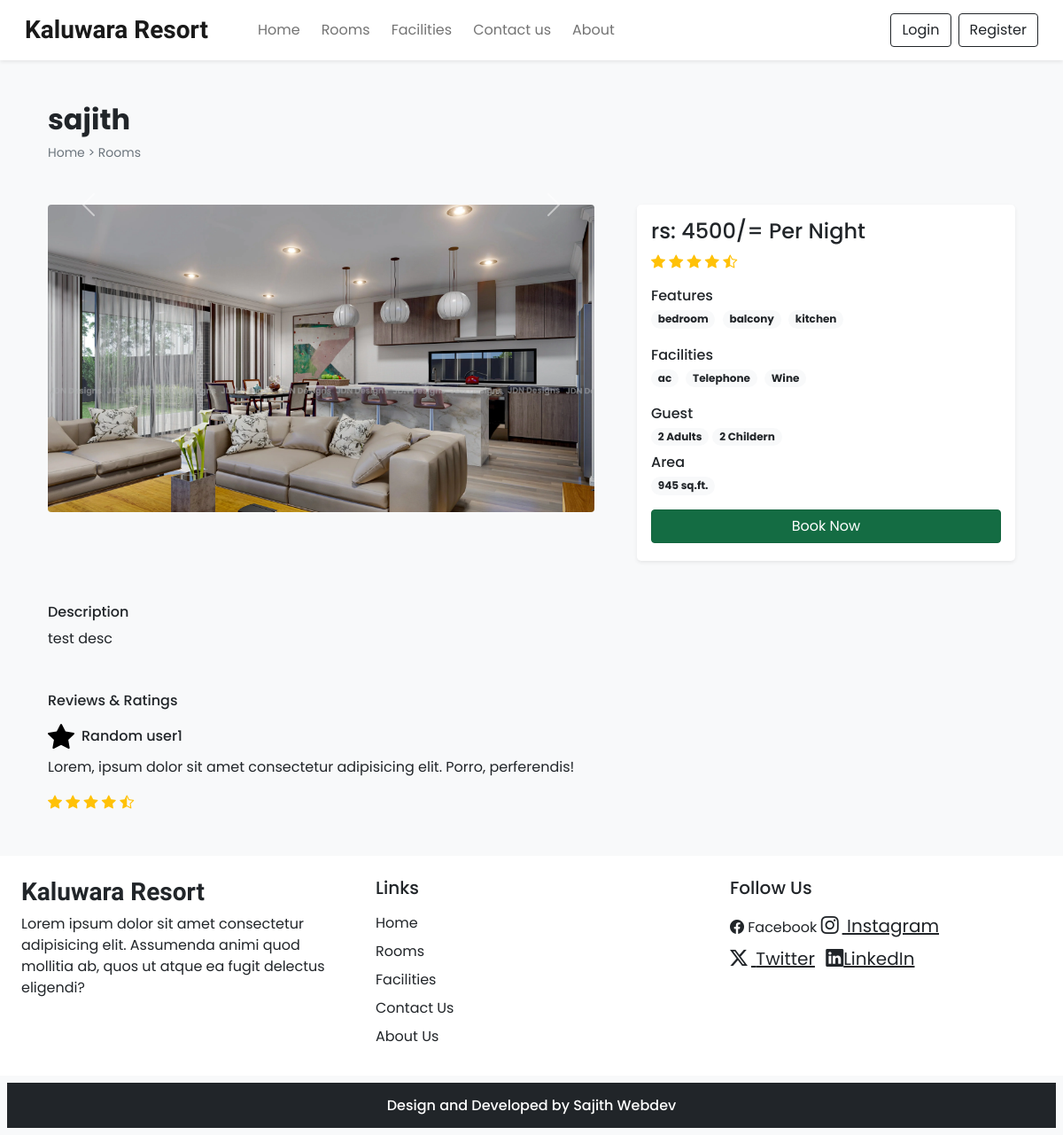
/room_details.php?id=8, run on the app's committed database.
### tables this page shows
CREATE TABLE `rooms` (
  `id` int(11) NOT NULL,
  `name` varchar(150) NOT NULL,
  `area` int(11) NOT NULL,
  `price` int(11) NOT NULL,
  `quantity` int(11) NOT NULL,
  `adult` int(11) NOT NULL,
  `children` int(11) NOT NULL,
  `description` varchar(350) NOT NULL,
  `status` tinyint(4) DEFAULT 1,
  `removed` int(11) NOT NULL DEFAULT 0
);

CREATE TABLE `room_images` (
  `sr_no` int(11) NOT NULL,
  `room_id` int(11) NOT NULL,
  `image` varchar(150) NOT NULL,
  `thumb` tinyint(4) NOT NULL DEFAULT 0
);

CREATE TABLE `feature` (
  `id` int(11) NOT NULL,
  `name` varchar(80) NOT NULL
);

CREATE TABLE `facilities` (
  `id` int(11) NOT NULL,
  `icon` varchar(100) NOT NULL,
  `name` varchar(100) NOT NULL,
  `description` varchar(255) NOT NULL
);

### Admin/inc/db_config.php (called while the page is built, shortened)
<?php
function select($sql , $values , $datatypes)
{
    $con = $GLOBALS['con'];
    if($stmt = mysqli_prepare($con, $sql))
    {
        mysqli_stmt_bind_param($stmt, $datatypes, ...$values);
        if(mysqli_stmt_execute($stmt)){
            $res = mysqli_stmt_get_result($stmt);
            return $res;
        }
        else{
            mysqli_stmt_close($stmt);
            die("Query cannot be executed ");
        }
    }else{
        die("Query preparation failed ");
    }
}
?>

### room_details.php (the view, shortened to what this page needs)
<!DOCTYPE html>
<html lang="en">
<head>
    <?php require('inc/links.php'); ?>
</head>
<body class="bg-light">
    <?php require('inc/header.php'); ?>
    <?php
    $data = filtration($_GET);
   $room_res = select("SELECT * FROM `rooms` WHERE `id`=? AND `status`=? AND `removed`=?",[$data['id'],1,0],'iii');
    $room_data = mysqli_fetch_assoc($room_res);
    ?>
<div class="container">
    <div class="row">
      <div class="col-12 my-5 my-4 px-4">
         <h2 class="fw-bold"><?php echo $room_data['name']  ?></h2>
         <div style="font-size: 14px;">
          <a href="index.php" class="text-secondary text-decoration-none">Home</a>
          <span class="text-secondary ">></span>
          <a href="rooms.php" class="text-secondary text-decoration-none">Rooms</a>
         </div>
       </div>
       <div class="col-lg-7 col-md-12 px-4 ">
        <div id="roomCarousel" class="carousel slide" data-bs-ride="carousel">
          <?php
             $room_img = ROOMS_IMG_PATH."thumbnail.jpg";
             $img_q = mysqli_query($con,"SELECT * FROM `room_images`
             WHERE `room_id`='$room_data[id]'");
             if(mysqli_num_rows($img_q)>0)
             {
               $active_class = 'active';
              while( $img_res = mysqli_fetch_assoc($img_q)){
                echo "<div class='carousel-item $active_class'>
                <img src='".ROOMS_IMG_PATH.$img_res['image']."' class='d-block w-100 rounded'>
               </div>";
               $active_class='';
              }
             }
             else
             {
              echo "<div class='carousel-item active'>
              <img src='$room_img' class='d-block w-100'>
            </div>";
             }
          ?>
          <button class="carousel-control-prev" type="button" data-bs-target="#roomCarousel" data-bs-slide="prev">
            <span class="carousel-control-prev-icon" aria-hidden="true"></span>
          </button>
          <button class="carousel-control-next" type="button" data-bs-target="#roomCarousel" data-bs-slide="next">
            <span class="carousel-control-next-icon" aria-hidden="true"></span>
          </button>
        </div>
       </div>
       <div class="col-lg-5 col-md-12 px-4">
        <div class="card mb-4 border-0 shadow-sm rounded-3" >
          <div class="card-body">
            <?php
            echo<<<price
                <h4>rs: $room_data[price]/= Per Night</h4>
            price;
            echo<<<rating
              <span class='mb-4'>
                <i class='bi bi-star-fill text-warning'></i>
                <i class='bi bi-star-fill text-warning'></i>
                <i class='bi bi-star-fill text-warning'></i>
                <i class='bi bi-star-fill text-warning'></i>
                <i class='bi bi-star-half text-warning'></i>
              </span>
            rating;
            $fea_q = mysqli_query($con,"SELECT f.name FROM `feature` f
            INNER JOIN `room_features` rfea ON f.id = rfea.features_id
            WHERE rfea.room_id ='$room_data[id]'");
            $features_data = "";
            while($fea_row = mysqli_fetch_assoc($fea_q))
            {
              $features_data .="<span class='badge rounded-pill bg-light text-dark  text-wrap me-1 mb-1'>
               $fea_row[name]
              </span> ";
            }
            echo<<<features
             <div class="mb-3 mt-3">
                <h6 class="mb-1">Features</h6>
                $features_data
             </div>
            features;
            $fac_q = mysqli_query($con,"SELECT f.name FROM `facilities`f
            INNER JOIN `room_facilities` rfac ON f.id = rfac.facility_id
            WHERE rfac.room_id = '$room_data[id]'");
            $facilities_data = "";
            while($fac_row = mysqli_fetch_assoc($fac_q))
           {
              $facilities_data .="<span class='badge rounded-pill bg-light text-dark  text-wrap  me-1 mb-1'>
              $fac_row[name]
              </span> ";
           }
           echo<<<facilities
           <div class="mb-3">
              <h6 class="mb-1">Facilities</h6>
              $facilities_data
           </div>
          facilities;
          echo<<<guest
            <div class="guests ">
              <h6 class="mb-1">Guest</h6>
              <span class="badge rounded-pill bg-light text-dark  text-wrap ">
                $room_data[adult] Adults
              </span>
              <span class="badge rounded-pill bg-light text-dark  text-wrap ">
                $room_data[children] Childern
              </span>
            </div>
          guest;
          echo<<<area
          <div class="mt-2 mb-3">
             <h6 class="mb-1">Area</h6>
              <span class="badge rounded-pill bg-light text-dark  text-wrap ">
                $room_data[area] sq.ft.
              </span>
          </div>
         area;
         echo<<<book
            <a href="#" class="btn btn-success w-100 text-white shadow-none mb-1">Book Now</a>
         book;
           ?>
          </div>
        </div>
       </div>
        <div class="col-12 mt-4 px-4">
          <div class="mb-5">
            <h6 class="text-dark">Description</h6>
            <p>
              <?php echo $room_data['description'] ?>
            </p>
          </div>
          <div>
            <h6 class="mb-3 text-dark">Reviews & Ratings </h6>
            <div>
                <div class=" d-flex align-items-center mb-2">
                      <img src="images/features/star.svg" width="30px" >
                      <h6 class="m-0 ms-2">Random user1</h6>
                </div>
                    <p>Lorem, ipsum dolor sit amet consectetur adipisicing elit. Porro, perferendis!</p>
                  <div class="rating">
                    <i class="bi bi-star-fill text-warning"></i>
                    <i class="bi bi-star-fill text-warning"></i>
                    <i class="bi bi-star-fill text-warning"></i>
                    <i class="bi bi-star-fill text-warning"></i>
                    <i class="bi bi-star-half text-warning"></i>
                  </div>
            </div>
          </div>
        </div>
    </div>
</div>
<?php require('inc/footer.php'); ?>
</body>
</html>

### css/common.css (style rules this page uses)
:root { --teal: #2ec1ac; --teal_hover: #0aac93; }
* { font-family: "Poppins", sans-serif; }

### data on the page
rooms: name "sajith", price "4500", adult "2", children "2", area "945", description "test desc"
room_images: image (picture)
feature: name "bedroom"
feature: name "balcony"
feature: name "kitchen"
facilities: name "ac"
facilities: name "Telephone"
facilities: name "Wine"
